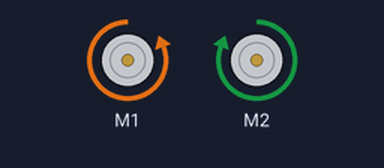
A sketch run on a simulated Arduino Uno, built with avr-gcc and run on an emulated ATmega328P. On the bench: 2 × DC motor (green arrow = forward, orange = backward, longer = faster).

Above: at 0.1 s.
At 1.1 s:
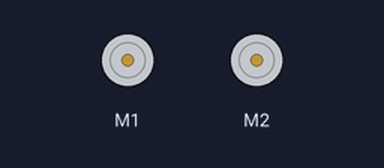
Timing chart, 0 to 2.6 s (numbered marks = the images above):
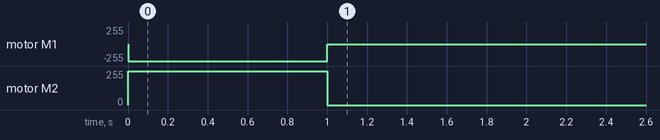

Measured:
- by itself, motor M1: stopped → backward 255/255 at 0.00 s, → stopped 1.0 s later
- by itself, motor M2: stopped → forward 255/255 at 0.00 s, → stopped 1.0 s later

The sketch:

MeMegaPi_EncoderMotor_Test.ino
```cpp
#include <MeMegaPi.h>

MeMegaPiDCMotor motor1(PORT1B); //right motor
MeMegaPiDCMotor motor2(PORT2B); //left motor

int motorSpeed = 255;

void setup() {
  motor1.run(-motorSpeed);
  motor2.run(motorSpeed);
  delay(1000);
  motor1.stop();
  motor2.stop();
}

void loop() {

}
```
